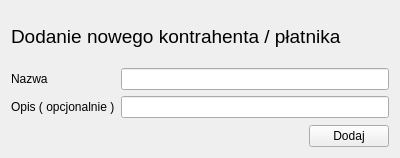
<?xml version="1.0" encoding="UTF-8"?>
<ui version="4.0">
 <class>NewPayeeWindow</class>
 <widget class="QWidget" name="NewPayeeWindow">
  <property name="geometry">
   <rect>
    <x>0</x>
    <y>0</y>
    <width>400</width>
    <height>158</height>
   </rect>
  </property>
  <property name="windowTitle">
   <string>Form</string>
  </property>
  <layout class="QVBoxLayout" name="verticalLayout">
   <item>
    <widget class="QLabel" name="label">
     <property name="font">
      <font>
       <pointsize>14</pointsize>
      </font>
     </property>
     <property name="text">
      <string>Dodanie nowego kontrahenta / płatnika</string>
     </property>
    </widget>
   </item>
   <item>
    <layout class="QFormLayout" name="formLayout">
     <item row="0" column="0">
      <widget class="QLabel" name="label_2">
       <property name="text">
        <string>Nazwa</string>
       </property>
      </widget>
     </item>
     <item row="1" column="0">
      <widget class="QLabel" name="label_3">
       <property name="text">
        <string>Opis ( opcjonalnie )</string>
       </property>
      </widget>
     </item>
     <item row="0" column="1">
      <widget class="QLineEdit" name="lineEdit_name"/>
     </item>
     <item row="1" column="1">
      <widget class="QLineEdit" name="lineEdit_description"/>
     </item>
    </layout>
   </item>
   <item>
    <layout class="QHBoxLayout" name="horizontalLayout">
     <item>
      <spacer name="horizontalSpacer">
       <property name="orientation">
        <enum>Qt::Horizontal</enum>
       </property>
       <property name="sizeHint" stdset="0">
        <size>
         <width>40</width>
         <height>20</height>
        </size>
       </property>
      </spacer>
     </item>
     <item>
      <widget class="QPushButton" name="pushButton_Commit">
       <property name="text">
        <string>Dodaj</string>
       </property>
      </widget>
     </item>
    </layout>
   </item>
  </layout>
 </widget>
 <resources/>
 <connections/>
</ui>
